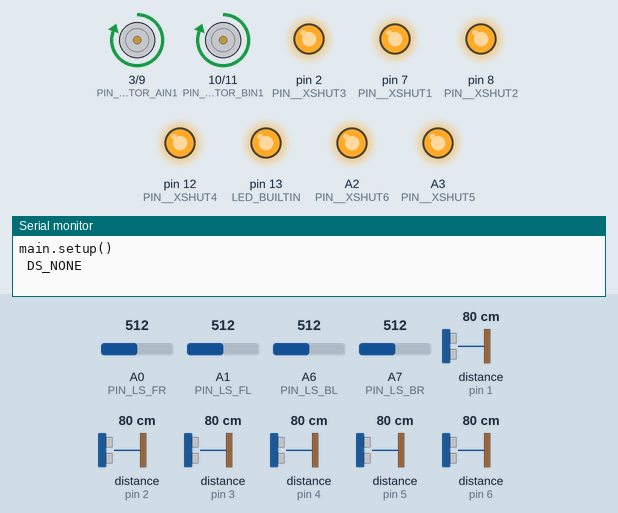
Recording of a program running on a simulated Arduino Nano, built with avr-gcc and run on an emulated ATmega328P. On the bench: motor-driver pin pairs drawn as motors (green arrow = first pin HIGH = forward, orange = second pin HIGH = backward, longer = more drive), output pins drawn as LEDs (lit = HIGH), the last lines printed to the serial monitor. Dashed ring = blinking. The test bench sets the inputs (shaded band); at power-on: distance to the obstacle (sensors on pin 2, pin 1, pin 3, pin 4, pin 5, pin 6) 80 cm, A0 (PIN_LS_FR) = 512, A1 (PIN_LS_FL) = 512, A6 (PIN_LS_BL) = 512, A7 (PIN_LS_BR) = 512.

Above: at 2.0 s.
2.1 s: distance to the obstacle (sensor on pin 2) set to 22 cm
5.1 s: distance to the obstacle (sensor on pin 2) set to 17 cm
At 5.69 s:
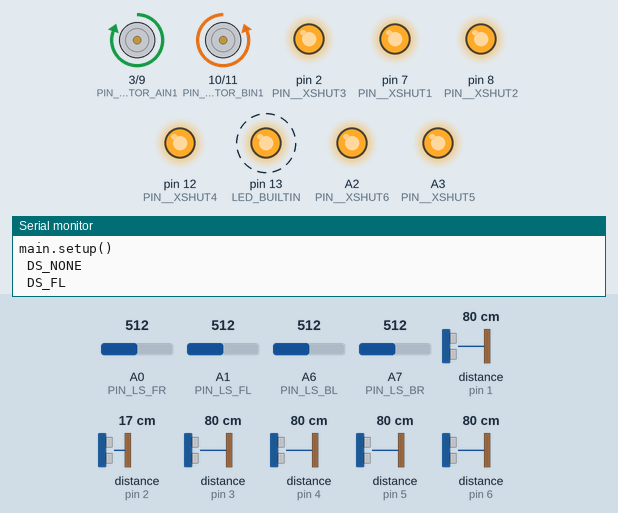
8.1 s: distance to the obstacle (sensor on pin 1) set to 21 cm
11.1 s: distance to the obstacle (sensor on pin 1) set to 17 cm
At 11.67 s:
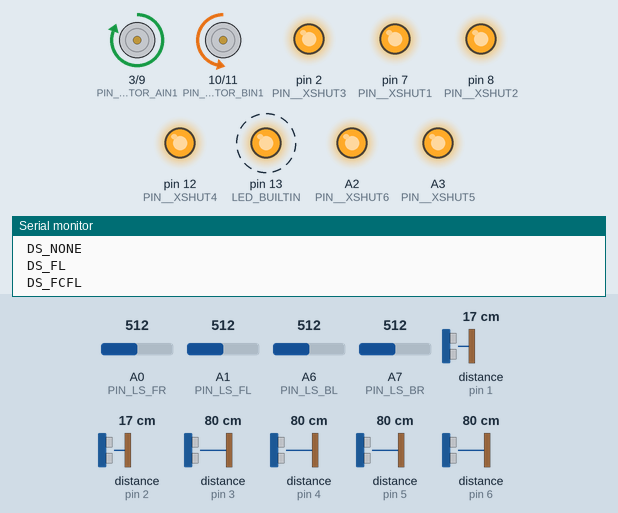
14.1 s: A0 (PIN_LS_FR) set to 211
17.1 s: A0 (PIN_LS_FR) set to 186
At 17.56 s:
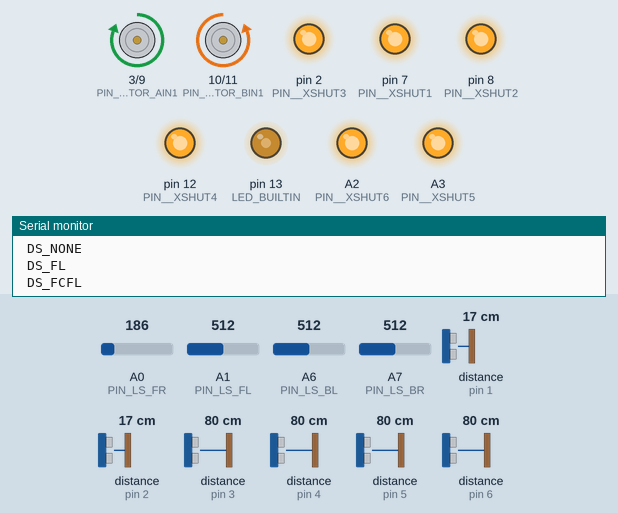
Timing chart, 0 to 21.1 s (numbered marks = the images above; inputs shaded):
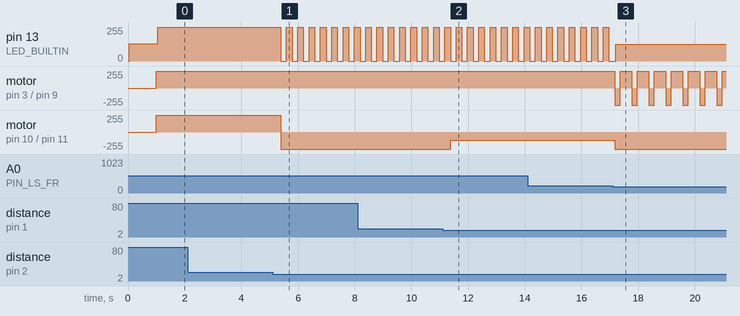

Measured:
- the behaviour switches between 20 and 19 cm on distance to the obstacle (sensor on pin 2) (found by bisection; images 0 and 1)
- the behaviour switches between 20 and 19 cm on distance to the obstacle (sensor on pin 1) (found by bisection; images 1 and 2)
- the behaviour switches between 201 and 200 on A0 (PIN_LS_FR) (found by bisection; images 2 and 3)
- after the input at 5.1 s, pin 13 (LED_BUILTIN): alternates 255/255 for 0.20 s and 0/255 for 0.20 s, starting after 0.29 s; motor on pin 10 (PIN_MOTOR_BIN1) / pin 11 (PIN_MOTOR_BIN2): forward 255/255 → backward 255/255 after 0.29 s
- after the input at 11.1 s, motor on pin 10 (PIN_MOTOR_BIN1) / pin 11 (PIN_MOTOR_BIN2): backward 255/255 → backward 125/255 after 0.28 s
- after the input at 17.1 s, motor on pin 3 (PIN_MOTOR_AIN1) / pin 9 (PIN_MOTOR_AIN2): alternates forward 255/255 for 0.40 s and backward 255/255 for 0.20 s, starting after 0.07 s; motor on pin 10 (PIN_MOTOR_BIN1) / pin 11 (PIN_MOTOR_BIN2): backward 125/255 → backward 255/255 after 0.07 s

The program:

main.cpp
```cpp
#include <Arduino.h>
#include <Wire.h>
//#include "settings.h"
#include "drive.h"
#include "line_sensors.h"
#include "distance_sensors.h"
#include "robot.h"

#ifdef MOUSE_ENABLED
  #include "mouse.h"
#endif

void setup() {
  Serial.begin (115200);
  Serial.println("main.setup()");
  pinMode(LED_BUILTIN, OUTPUT);

  Wire.begin();
  ls_setup_sensors();
  ds_setup_sensors();
  drive_setup();

  #ifdef MOUSE_ENABLED
    mouse_setup();
  #endif

}

void loop() {

  digitalWrite(LED_BUILTIN, !digitalRead(LED_BUILTIN));

  #if 1

    robot_update_sm();

  #else

    #include "test.h"

    #if 0
      test_ls();
    #endif
    #if 0
      test_ds();
    #endif
    #if 0
      test_motors();
    #endif
    #if 0
      test_mouse();
    #endif

    #if 1
      Serial.print(readVcc());
      Serial.println(" mV");
      delay(1000);
    #endif

  #endif
}
```

distance_sensors.h
```cpp
// (licence header left out)
#ifndef DISTANCE_SENSORS_h
#define DISTANCE_SENSORS_h

#include <Arduino.h>
#include <VL53L0X.h>

// ** BEGIN SETTINGS **
#ifndef SETTINGS_h

  #define DS_REPORT_STATE_CHANGES   // comment out to disable state change reporting to console

  //#define DS_USE_TCA9548A           // uncomment if using the TCA9548A I2C mux breakout board

  #define DS_COUNT          6       // when using a TCA9548A the max sensor count is 8

  #define DS_DIST_FAR      200 //(8*25)    // detect limit (should be diameter of arena = 770 mm (30.315 in))
  #define DS_DIST_MID       75
  #define DS_DIST_CLOSE     50

  #define DS_TIMEOUT        500

  // uncomment the following line for continuous mode (possible neighboring sensor interference)
  // Continuous mode: 30 ms to read 6 sensors.
  // I encountered interference among the front three sensors when the design had the beams cross.
  // The symptom of interference was eratic values among the sensors.
  // No interference wWhen using single shot mode: 139 ms to read 6 sensors (timing budget 20000 (20 ms)).
  #define DS_MODE_CONTINUOUS // default is single shot mode.

  #ifndef DS_MODE_CONTINUOUS

    //#define DS_MODE_LONG_RANGE

    // optionally uncomment one of the following two modes. default timing budget 33000 (33 ms).
    //#define DS_MODE_HIGH_SPEED    20000  // high speed timing budget 20000 (20 ms)
    //#define DS_MODE_HIGH_ACCURACY 200000 // high accuracy timing budget 200000 (200 ms)

  #endif
#endif
// ** END SETTINGS **

// sensor position in sensor arrays
#define DS_FC 0 // DS_FC front center
#define DS_FL 1 // DS_FL front left
#define DS_FR 2 // DS_FR front right
#define DS_SL 3 // DS_SL side left
#define DS_SR 4 // DS_SR side right
#define DS_BC 5 // DS_BC back center

// valid sensor combinations with one oponent.
enum ds_states {
  DS_STATE_NONE = 0,
  DS_STATE_FC   = 1,
  DS_STATE_FL   = 2,
  DS_STATE_FCL  = 3,
  DS_STATE_FR   = 4,
  DS_STATE_FCR  = 5,
  DS_STATE_FCLR = 7,
  DS_STATE_SL   = 8,
  DS_STATE_SR   = 16,
  DS_STATE_BC   = 32,
};

int ds_get_state_sensor(int index);
int ds_get_state_sensors(void);

void ds_update_sensor(int index);
void ds_update_sensors(void);

void ds_report_state_name_sensors(int state);
bool ds_report_state_change_name(void);
void ds_report_value(int index);
void ds_report_values(void);

#ifdef DS_USE_TCA9548A

  #define I2C_MUX_ADDR          0x70  // TCA9548A default address. A0, A1, and A2 are pulled LOW.

  void ds_select_sensor(int index);
  void ds_setup_sensor(int index);
  void ds_setup_sensors(void);

#else

  #define PIN__XSHUT1   7   // DS_FC front center
  #define PIN__XSHUT2   8   // DS_FL front left
  #define PIN__XSHUT3   2   // DS_FR front right
  #define PIN__XSHUT4   12  // DS_SL side left
  #define PIN__XSHUT5   A3  // DS_SR side right
  #define PIN__XSHUT6   A2  // DS_BC back center

  void ds_setup_sensor(uint8_t address, int iopin);
  void ds_setup_sensors(void);

#endif

#endif
```

drive.h
```cpp
// (licence header left out)
#ifndef DRIVE_h
#define DRIVE_h

#include "motor.h"

// ** BEGIN SETTINGS **
#ifndef SETTINGS_h

  //#define DRIVE_REPORT_STATE_CHANGES     // comment out to disable state change reporting to console

  #ifdef MOTOR_USE_PWM
    #define DRIVE_SPEED_DEFAULT   255 //255 //
    #define DRIVE_SPEED_PIVOT     255 //
    #define DRIVE_SPEED_SEEK      255 //
    #define DRIVE_SPEED_STEER     125  // 70 set the default steering speed. PWM mode only.
  #endif

#endif

// ** END SETTINGS **

enum drive_states {
  DRIVE_UNDEFINED,
  DRIVE_BRAKE,
  DRIVE_COAST,
  DRIVE_FORWARD,
  DRIVE_BACKWARD,
  DRIVE_PIVOT_CCW,
  DRIVE_PIVOT_CW,
  DRIVE_STEER_CW,
  DRIVE_STEER_CCW,
};

void drive_setup(void);
bool drive_get_enabled(void);
void drive_set_enabled(bool state);

void drive_update_state(int state);
int drive_get_state(void);
void drive_report_state(int state);
bool drive_report_state_change(void);

// functions for both motors/channels
void drive_brake(void);
void drive_coast(void);
void drive_forward(int speed);
void drive_backward(int speed);
void drive_pivot_ccw(int speed);
void drive_pivot_cw(int speed);
void drive_steer_cw(int speed, int speed_steer);
void drive_steer_ccw(int speed, int speed_steer);

#endif
```

line_sensors.h
```cpp
// (licence header left out)
#ifndef LINE_SENSORS_h
#define LINE_SENSORS_h

// ** BEGIN SETTINGS **
#ifndef SETTINGS_h

  //#define LS_REPORT_STATE_CHANGES     // comment out to disable state change reporting to console

  #define LS_ENABLED                  // comment out to disable line sensors
  #define USE_LINE_THRESHOLD_WHITE    // comment out to use black as the threshold

  #define LS_THRESHOLD_WHITE    200   // lesser values are considered white.
  #define LS_THRESHOLD_BLACK    800   // greater values are considered black or surface out of range.

#endif

// ** END SETTINGS **

#define LINE_SENSOR_ANALOG_QRE1113  // comment out to use digital version of QRE1113

#define LS_COUNT  4

// define pins
#define PIN_LS_FR   A0  // LS_FR - LINE SENSOR FRONT RIGHT
#define PIN_LS_FL   A1  // LS_FL - LINE SENSOR FRONT LEFT
#define PIN_LS_BL   A6  // LS_BR - LINE SENSOR BACK LEFT
#define PIN_LS_BR   A7  // LS_FR - LINE SENSOR BACK RIGHT

// define sensor index/id
#define LS_FL   0
#define LS_FR   1
#define LS_BL   2
#define LS_BR   3

void ls_setup_sensors(void);

int ls_read_sensor(int index);
void ls_update_sensor(int index);
void ls_update_sensors(void);

int ls_get_state_sensor(int index);
int ls_get_state_sensors(void);

void ls_report_value(int index);
void ls_report_values(void);
void ls_report_state_name_sensors(int state);
bool ls_report_state_change_name(void);

int ls_get_state_front(void);
int ls_get_state_back(void);

#endif
```

motor.h
```cpp
// (licence header left out)
#ifndef MOTOR_h
#define MOTOR_h

// ** BEGIN SETTINGS **
#ifndef SETTINGS_h

  //#define MOTOR_REPORT_STATE_CHANGES     // comment out to disable state change reporting to console

  #define MOTOR_USE_PWM               // uncomment to use motors in PWM mode
  //#define MOTOR_SLOW_DECAY          // uncomment to use motors in slow decay mode

  #define MOTOR_PWM_MIN         0
  #define MOTOR_PWM_MAX         255

#endif
// ** END SETTINGS **

/*
* DRV8833 PWM frequency can be 1 Hz to 50 kHz.
* Nano pins D3, D9, D10, and D11 default PWM frequency is 490.20 Hz
* Nano pins D5 & D6 default PWM frequency is 976.56 Hz
*/
#define PIN_MOTOR_STBY    4
#define PIN_MOTOR_AIN1    3   // AO1 - RIGHT MOTOR  +
#define PIN_MOTOR_AIN2    9   // AO2 - RIGHT MOTOR  -
#define PIN_MOTOR_BIN1    10  // BO1 - LEFT MOTOR   +
#define PIN_MOTOR_BIN2    11  // BO2 - LEFT MOTOR   -

enum motor_mode{
  MOTOR_CONSTANT,
  MOTOR_FAST_DECAY,
  MOTOR_SLOW_DECAY,
};

enum motor_state{
  MOTOR_COAST,        // coast/fast decay
  MOTOR_REVERSE,      // reverse
  MOTOR_FORWARD,      // forward
  MOTOR_BRAKE,        // brake/slow decay
};

typedef struct {
  char id;
  int pin_in1;
  int pin_in2;
  int mode;
  int speed;
  int state;
  int state_old;
} motor;

void motor_update_state(motor m, int mode, int state, int speed);
void motor_report_state(motor m);
bool motor_report_state_change(motor m);

void motor_brake(motor m);
void motor_coast(motor m);
void motor_forward(motor m);
void motor_forward(motor m, int speed);
void motor_reverse(motor m);
void motor_reverse(motor m, int speed);

#endif
```

robot.h
```cpp
// (licence header left out)
#ifndef ROBOT_h
#define ROBOT_h

// ** BEGIN SETTINGS **
#ifndef SETTINGS_h

  //#define ROBOT_REPORT_STATE_CHANGES  // comment out to disable state change reporting to console

  #define MSM_STARTUP_DELAY         1000

  // Uncomment one of the following power supply options.
  //#define POWER_USB_PC
  //#define POWER_USB_WALLWART
  #define POWER_LIPO

#endif
// ** END SETTINGS **

#ifdef POWER_LIPO
  #define MSM_PANIC_DRIVE_DURATION  200
  #define MSM_PANIC_PIVOT_DURATION  400
  #define MSM_SEEK_DURATION         50
#endif

#ifdef POWER_USB_WALLWART
  #define MSM_PANIC_DRIVE_DURATION  200
  #define MSM_PANIC_PIVOT_DURATION  850
  #define MSM_SEEK_DURATION         400
#endif

#ifdef POWER_USB_PC
  #define MSM_PANIC_DRIVE_DURATION  300
  #define MSM_PANIC_PIVOT_DURATION  1000
  #define MSM_SEEK_DURATION         1000
#endif


enum robot_states {
  UNDEFINED,
  STARTUP,
  STARTUP_DELAY,
  BEGIN,
  BEGIN_ADVANCE,
  BEGIN_PIVOT,
  SEEK_AND_DESTROY,
  SEEK_LEFT,
  SEEK_RIGHT,
  PANIC_FRONT,
  PANIC_FRONT_STEP_2,
  PANIC_FRONT_STEP_3,
  PANIC_REAR,
  PANIC_REAR_STEP_2,
  PANIC_REAR_STEP_3,
};

void robot_update_sm(void);

//void robot_report_state_name(int state);
bool robot_report_state_change_name(void);

#endif
```

distance_sensors.cpp
```cpp
// (licence header left out)
#include "distance_sensors.h"

VL53L0X ds_sensors[DS_COUNT];
uint16_t ds_values[DS_COUNT];

int ds_state_sensors = -1;
int ds_state_sensors_old = -1;
int ds_event_count = 0;

#ifdef DS_USE_TCA9548A

  // Select sensor from TCA9548A I2C Multiplexer
  void ds_select_sensor(int index) {
    if (index > 7) return;
    Wire.beginTransmission(I2C_MUX_ADDR);
    Wire.write(1 << index);
    Wire.endTransmission();
  }

  void ds_setup_sensor(int index) {
    ds_select_sensor(index);
    ds_sensors[index].setTimeout(DS_TIMEOUT);
    if (!ds_sensors[index].init()) {
      Serial.print(F("Failed to setup distance sensor "));
      Serial.println(index);
      while (1) {}
    }

    #ifdef DS_MODE_CONTINUOUS

      // can provide a desired inter-measurement period in ms (e.g. sensor.startContinuous(100)).
      ds_sensors[index].startContinuous();

    #else

      #if defined DS_MODE_LONG_RANGE
        // lower the return signal rate limit (default is 0.25 MCPS)
        sensor.setSignalRateLimit(0.1);
        // increase laser pulse periods (defaults are 14 and 10 PCLKs)
        sensor.setVcselPulsePeriod(VL53L0X::VcselPeriodPreRange, 18);
        sensor.setVcselPulsePeriod(VL53L0X::VcselPeriodFinalRange, 14);
      #endif

      #ifdef DS_MODE_HIGH_SPEED
        ds_sensors[index].setMeasurementTimingBudget(DS_MODE_HIGH_SPEED);    // faster read at cost of accuracy
      #elif defined DS_MODE_HIGH_ACCURACY
        ds_sensors[index].setMeasurementTimingBudget(DS_MODE_HIGH_ACCURACY); // more accuracy at cost of read speed
      #endif

    #endif
  }

  void ds_setup_sensors(void) {
    for (uint8_t i = 0; i < DS_COUNT; i++){
      ds_setup_sensor(i);
    }
  }

#else

  void ds_setup_sensor(uint8_t address, int iopin) {
    // this function sets the address for a VL53L0X sensor
    #ifdef VERBOSE_DEBUG_INFO
      Serial.print(F("sensor_setup("));
      Serial.print(address);
      Serial.print(F(","));
      Serial.print(iopin);
      Serial.println(F(")"));
    #endif
    ds_sensors[address].setBus(&Wire);
    digitalWrite(iopin, HIGH);
    if(!ds_sensors[address].init(true)){
      Serial.print(F("ds_setup_sensor("));
      Serial.print(address);
      Serial.print(F(","));
      Serial.print(iopin);
      Serial.println(F(") failed."));
    }
    ds_sensors[address].setAddress(address + 1);
  }

  void ds_setup_sensors(void) {

    pinMode(PIN__XSHUT1, OUTPUT);
    pinMode(PIN__XSHUT2, OUTPUT);
    pinMode(PIN__XSHUT3, OUTPUT);
    pinMode(PIN__XSHUT4, OUTPUT);
    pinMode(PIN__XSHUT5, OUTPUT);
    pinMode(PIN__XSHUT6, OUTPUT);

    digitalWrite(PIN__XSHUT1, LOW);
    digitalWrite(PIN__XSHUT2, LOW);
    digitalWrite(PIN__XSHUT3, LOW);
    digitalWrite(PIN__XSHUT4, LOW);
    digitalWrite(PIN__XSHUT5, LOW);
    digitalWrite(PIN__XSHUT6, LOW);

    Wire.begin();

    // seting addresses
    ds_setup_sensor(0, PIN__XSHUT1);
    ds_setup_sensor(1, PIN__XSHUT2);
    ds_setup_sensor(2, PIN__XSHUT3);
    ds_setup_sensor(3, PIN__XSHUT4);
    ds_setup_sensor(4, PIN__XSHUT5);
    ds_setup_sensor(5, PIN__XSHUT6);

    // start sensors reading continuously
    ds_sensors[0].startContinuous();
    ds_sensors[1].startContinuous();
    ds_sensors[2].startContinuous();
    ds_sensors[3].startContinuous();
    ds_sensors[4].startContinuous();
    ds_sensors[5].startContinuous();
  }

#endif

uint16_t ds_read_sensor(int index) {

  uint16_t sensor_value = 0;

  //ds_select_sensor(index);

  #ifdef DS_MODE_CONTINUOUS
    sensor_value = ds_sensors[index].readRangeContinuousMillimeters();
  #else
    sensor_value = ds_sensors[index].readRangeSingleMillimeters();
  #endif

  if (ds_sensors[index].timeoutOccurred()) {
    Serial.print(F(" TIMEOUT"));
  }

  return sensor_value;

}

void ds_update_sensor(int index) {

  ds_values[index] = ds_read_sensor(index);

  // limit the distance the sensor can report
  if(ds_values[index] > DS_DIST_FAR) {
    ds_values[index] = DS_DIST_FAR;
  }

  // update the sensor array's state
  bitWrite(ds_state_sensors, index, ds_values[index] < DS_DIST_FAR);

}

void ds_update_sensors(void) {
  ds_state_sensors = 0;
  for(int i = 0; i < DS_COUNT; i++){
    ds_update_sensor(i);
  }

  #ifdef DS_REPORT_STATE_CHANGES
    if(ds_report_state_change_name()) Serial.println();
  #endif

}

int ds_get_state_sensor(int index) {
  return ds_values[index] < DS_DIST_FAR;
}

int ds_get_state_sensors(void) {

  ds_update_sensors();

  int array_state = 0;
  for (int i = 0; i < DS_COUNT; i++) {
    // filter out sensors reading DS_DIST_FAR and above.
    if(ds_get_state_sensor(i)) {
      array_state += 1 << i;
    }
  }
  return array_state;
}

void ds_report_value(int sensor_number) {
  Serial.print(ds_values[sensor_number]);
}

void ds_report_values(void) {
  for (uint8_t i = 0; i < DS_COUNT; i++){
    ds_report_value(i);
    Serial.print(F(","));
  }
}

void ds_report_state_name_sensors(int state) {
  Serial.print(F(" DS_"));
  switch(state) {
    case DS_STATE_NONE: Serial.print(F("NONE")); break;
    case DS_STATE_FC  : Serial.print(F("FC")); break;
    case DS_STATE_FL  : Serial.print(F("FL")); break;
    case DS_STATE_FCL : Serial.print(F("FCFL")); break;
    case DS_STATE_FR  : Serial.print(F("FR")); break;
    case DS_STATE_FCR : Serial.print(F("FCFR")); break;
    case DS_STATE_FCLR: Serial.print(F("FCFLFR")); break;
    case DS_STATE_SL  : Serial.print(F("SL")); break;
    case DS_STATE_SR  : Serial.print(F("SR")); break;
    case DS_STATE_BC  : Serial.print(F("RC")); break;
    default           : Serial.print(F("INVALID")); break;
  }
}

bool ds_report_state_change_name(void) {
  if(ds_state_sensors != ds_state_sensors_old) {
    ds_state_sensors_old = ds_state_sensors;
    ds_report_state_name_sensors(ds_state_sensors);
    return true;
  }
  return false;
}
```

Source omitted: drive.cpp (4870 bytes), line_sensors.cpp (6246 bytes), motor.cpp (3513 bytes), robot.cpp (6173 bytes)
